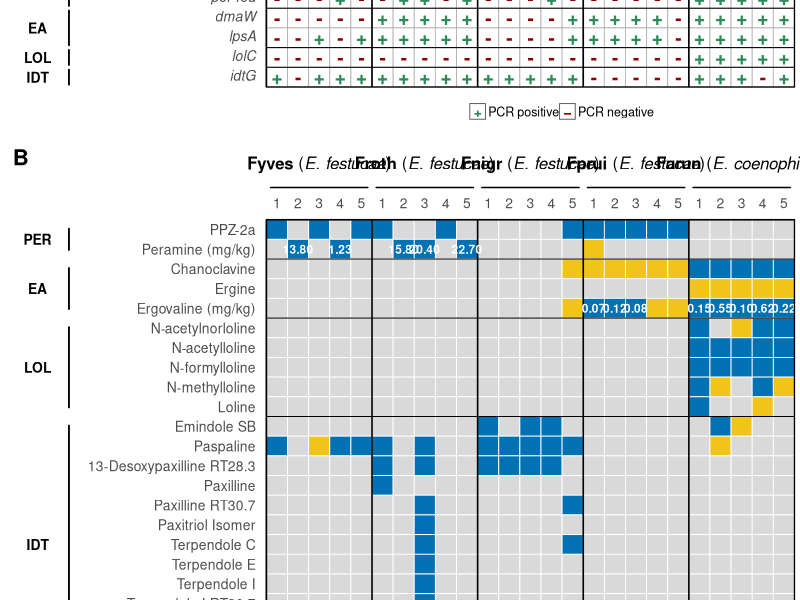

The R source for this figure:
## ---- chunk 1
knitr::opts_chunk$set(echo = TRUE)
knitr::opts_chunk$set(warning = FALSE)
## ---- chunk 2

# Function to silently load packages without warnings or messages
load_packages <- function(pkgs) {
  invisible(lapply(pkgs, function(pkg) {
      suppressWarnings(suppressMessages(
          if (!require(pkg, character.only = TRUE, quietly = TRUE)) {
            stop(paste("❌ Package not found:", pkg), call. = FALSE)
          }))
    }))
}

# Vector of required packages
packages_needed <- c("tidyverse", "ggplot2", "grid", "gtable", "gridExtra",
                     "ggtext", "gridtext")

# Call the function to load them
load_packages(packages_needed)

# Print the information of the working session in order to ensure reproducibility
sessionInfo()

## ---- chunk 3

# NOTE: This script is expected to run without modifications if the repository
# is downloaded with its original folder structure from GitHub. If any file or
# directory paths are changed, the corresponding pathways in the script must be
# updated accordingly.

# Create directory within the file system to save the results of the analyses
dir.create("../data/outputs_script_3", recursive = TRUE, 
           showWarnings = FALSE)

## ---- chunk 4

# Load datasets
alkaloid_pcr <- read.table("../data/alkaloids_PCR.csv",
                           sep = ";", header = TRUE, check.names = FALSE)

alkaloid_qual <- read.table("../data/alkaloids_qualitative.csv",
                            sep = ";", header = TRUE, check.names = FALSE)

alkaloid_quant <- read.table("../data/alkaloids_quantitative.csv",
                             sep = ";", header = TRUE, check.names = FALSE)


# Remove accidental leading/trailing spaces from column names
colnames(alkaloid_pcr) <- trimws(colnames(alkaloid_pcr))
colnames(alkaloid_qual) <- trimws(colnames(alkaloid_qual))
colnames(alkaloid_quant) <- trimws(colnames(alkaloid_quant))


# Remove control samples
alkaloid_pcr <- alkaloid_pcr %>%
  dplyr::filter(!grepl("_C$", SampleID))

alkaloid_qual <- alkaloid_qual %>%
  dplyr::filter(!grepl("_C$", SampleID))

alkaloid_quant <- alkaloid_quant %>%
  dplyr::filter(!grepl("_C$", SampleID))


# Define common sample order
stopifnot(identical(alkaloid_pcr$SampleID, alkaloid_qual$SampleID),
          identical(alkaloid_pcr$SampleID, alkaloid_quant$SampleID))
common_sample_order <- alkaloid_qual$SampleID


# Display only sample numbers (1–5)
sample_number_labels <- sub("^.*_", "", common_sample_order)
names(sample_number_labels) <- common_sample_order


# Define host/endophyte groups
host_groups <- data.frame(Group = c("**Fyves** (*E. festucae*)",
                                    "**Froth** (*E. festucae*)",
                                    "**Fnigr** (*E. festucae*)",
                                    "**Fprui** (*E. festucae*)",
                                    "**Farun** (*E. coenophiala*)"),
                          Start = c(1, 6, 11, 16, 21),
                          End = c(5, 10, 15, 20, 25))

host_vertical_lines <- c(5.5, 10.5, 15.5, 20.5)

## ---- chunk 5

# Prepare PCR data
gene_order <- c("Per", "PerRed", "DmaW", "lpsA", "lolC", "idtG")

alkaloid_pcr_lng <- alkaloid_pcr %>%
  tidyr::pivot_longer(cols = dplyr::all_of(gene_order),
                      names_to = "Gene", values_to = "Value") %>%
  dplyr::mutate(SampleID = factor(SampleID, levels = common_sample_order),
                Gene = factor(Gene, levels = rev(gene_order)),
                Value = factor(Value, levels = c("-", "+")))


# Define PCR labels
gene_labels <- c("Per" = "*ppzA*", "PerRed" = "*per red*", "DmaW" = "*dmaW*",
                 "lpsA" = "*lpsA*", "lolC" = "*lolC*", "idtG" = "*idtG*")


# Define PCR pathway groups
pcr_pathway_groups <- data.frame(Group = c("PER", "EA", "LOL", "IDT"),
                                 Start = c(1, 3, 5, 6),
                                 End = c(2, 4, 5, 6))
n_pcr_rows <- length(gene_order)
pcr_horizontal_lines <- n_pcr_rows - head(pcr_pathway_groups$End, -1) + 0.5


# Construct panel A
heatmap_pcr <- ggplot(alkaloid_pcr_lng, aes(x = SampleID, y = Gene)) +
  geom_tile(fill = "white", colour = "grey70", linewidth = 0.30) +
  geom_vline(xintercept = host_vertical_lines, colour = "black", linewidth = 0.55) +
  geom_hline(yintercept = pcr_horizontal_lines, colour = "black", linewidth = 0.35) +
  geom_text(aes(label = Value, colour = Value), size = 4.8, fontface = "bold") +
  scale_colour_manual(values = c("+" = "#2E8B57", "-" = "#8B0000"), drop = FALSE) +
  scale_x_discrete(position = "top", limits = common_sample_order,
                   labels = sample_number_labels, drop = FALSE,
                   expand = expansion(add = 0)) +
  scale_y_discrete(limits = rev(gene_order), labels = gene_labels,
                   drop = FALSE, expand = expansion(add = 0)) +
  labs(x = NULL, y = NULL, tag = "A") +
  coord_cartesian(clip = "off", expand = FALSE) +
  theme_classic() +
  theme(axis.title = element_blank(),
        axis.text.x.top = element_text(size = 9, angle = 0, hjust = 0.5,
                                       vjust = 0.5, margin = margin(b = 4)),
        axis.text.y = ggtext::element_markdown(size = 10, margin = margin(r = 5)),
        axis.ticks = element_blank(),
        legend.position = "none",
        panel.border = element_rect(colour = "black", fill = NA, linewidth = 0.45),
        plot.tag = element_text(face = "bold", size = 16),
        plot.tag.position = c(0, 0.96),
        plot.margin = margin(t = 10, r = 4, b = 2, l = 15))

## ---- chunk 6

# Define compound order
# Explicitly exclude all metadata columns
meta_cols_qual <- c("Hostsp", "IndividualID", "SampleID", "E")

compound_order <- setdiff(colnames(alkaloid_qual), meta_cols_qual)

# Safety check: IndividualID must never enter the heatmap
stopifnot(!"IndividualID" %in% compound_order)


# Reshape qualitative data
alkaloid_qual_lng <- alkaloid_qual %>%
  tidyr::pivot_longer(cols = dplyr::all_of(compound_order),
                      names_to = "Compound", values_to = "Value") %>%
  dplyr::mutate(SampleID = factor(SampleID, levels = common_sample_order),
                Compound = factor(Compound, levels = rev(compound_order)),
                Value = factor(Value, levels = c("NO", "TRACES", "YES")))


# Prepare quantitative data
alkaloid_quant <- alkaloid_quant %>%
  dplyr::mutate(Peramine = as.numeric(sub(",", ".", `Peramine_[mg/kg]`, 
                                          fixed = TRUE)),
                Ergovaline = as.numeric(sub(",", ".", `Ergovaline_[mg/kg]`, 
                                            fixed = TRUE)))

alkaloid_quant_lng <- alkaloid_quant %>%
  dplyr::select(SampleID, Peramine, Ergovaline) %>%
  tidyr::pivot_longer(cols = c(Peramine, Ergovaline),
                      names_to = "Compound", values_to = "Concentration")


# Add quantitative values
alkaloid_qual_lng <- alkaloid_qual_lng %>%
  dplyr::left_join(alkaloid_quant_lng, by = c("SampleID", "Compound")) %>%
  dplyr::mutate(concentration_label = dplyr::case_when(
    is.na(Concentration) ~ "",
    Concentration == 0 ~ "",
    TRUE ~ sprintf("%.2f", Concentration)))


# Define compound labels
compound_labels <- c(
  "PPZ-2a" = "PPZ-2a",
  "Peramine" = "Peramine (mg/kg)",
  "Chanoclavine" = "Chanoclavine",
  "Ergine" = "Ergine",
  "Ergovaline" = "Ergovaline (mg/kg)",
  "N-acetylnorloline" = "N-acetylnorloline",
  "N-acetylloline" = "N-acetylloline",
  "N-formylloline" = "N-formylloline",
  "N-methylloline" = "N-methylloline",
  "Loline" = "Loline",
  "Emindole_SB" = "Emindole SB",
  "Paspaline" = "Paspaline",
  "13-Desoxypaxilline_RT28.3" = "13-Desoxypaxilline RT28.3",
  "Paxilline" = "Paxilline",
  "Paxilline_IsomerRT30.7" = "Paxilline RT30.7",
  "Paxitriol_Isomer" = "Paxitriol Isomer",
  "Terpendole_C" = "Terpendole C",
  "Terpendole_E" = "Terpendole E",
  "Terpendole_I" = "Terpendole I",
  "Terpendole_I_Isomer_RT30.7" = "Terpendole I RT30.7",
  "Terpendole_I_Isomer_RT31.2" = "Terpendole I RT31.2",
  "Terpendole_J" = "Terpendole J",
  "Lolitrem_B" = "Lolitrem B")

# Use the original column name if a compound has no custom label
missing_labels <- setdiff(compound_order, names(compound_labels))
compound_labels <- c(compound_labels, stats::setNames(missing_labels, missing_labels))


# Define chemical pathway groups
compound_pathway <- c(
  "PPZ-2a" = "PER",
  "Peramine" = "PER",
  "Chanoclavine" = "EA",
  "Ergine" = "EA",
  "Ergovaline" = "EA",
  "N-acetylnorloline" = "LOL",
  "N-acetylloline" = "LOL",
  "N-formylloline" = "LOL",
  "N-methylloline" = "LOL",
  "Loline" = "LOL",
  "Emindole_SB" = "IDT",
  "Paspaline" = "IDT",
  "13-Desoxypaxilline_RT28.3" = "IDT",
  "Paxilline" = "IDT",
  "Paxilline_IsomerRT30.7" = "IDT",
  "Paxitriol_Isomer" = "IDT",
  "Terpendole_C" = "IDT",
  "Terpendole_E" = "IDT",
  "Terpendole_I" = "IDT",
  "Terpendole_I_Isomer_RT30.7" = "IDT",
  "Terpendole_I_Isomer_RT31.2" = "IDT",
  "Terpendole_J" = "IDT",
  "Lolitrem_B" = "IDT")

qual_pathway_groups <- tibble::tibble(
  Compound = compound_order,
  Group = unname(compound_pathway[compound_order])) %>%
  dplyr::filter(!is.na(Group)) %>%
  dplyr::group_by(Group) %>%
  dplyr::summarise(Start = min(match(Compound, compound_order)),
                   End = max(match(Compound, compound_order)),
                   .groups = "drop") %>%
  dplyr::mutate(Group = factor(Group, levels = c("PER", "EA", "LOL", "IDT"))) %>%
  dplyr::arrange(Group) %>%
  dplyr::mutate(Group = as.character(Group))

n_qual_rows <- length(compound_order)

qual_horizontal_lines <- n_qual_rows -
  head(qual_pathway_groups$End, -1) + 0.5


# Define colours
cols_heatmap <- c("NO" = "#D9D9D9", "TRACES" = "#F0C419", "YES" = "#0072B4")


# Construct panel B
heatmap_qual <- ggplot(alkaloid_qual_lng,
                       aes(x = SampleID, y = Compound, fill = Value)) +
  geom_tile(colour = "white", linewidth = 0.30) +
  geom_vline(xintercept = host_vertical_lines, colour = "black", linewidth = 0.55) +
  geom_hline(yintercept = qual_horizontal_lines, colour = "black", linewidth = 0.35) +
  geom_text(aes(label = concentration_label), colour = "white",
            size = 3.0, fontface = "bold", na.rm = TRUE) +
  scale_fill_manual(values = cols_heatmap, breaks = c("NO", "TRACES", "YES"),
                    drop = FALSE, na.value = "white") +
  scale_x_discrete(position = "top", limits = common_sample_order,
                   labels = sample_number_labels, drop = FALSE,
                   expand = expansion(add = 0)) +
  scale_y_discrete(limits = rev(compound_order), labels = compound_labels,
                   drop = FALSE, expand = expansion(add = 0)) +
  labs(x = NULL, y = NULL, tag = "B") +
  coord_cartesian(clip = "off", expand = FALSE) +
  theme_classic() +
  theme(axis.title = element_blank(),
        axis.text.x.top = element_text(size = 10, angle = 0, hjust = 0.5,
                                       vjust = 0.5, margin = margin(b = 4)),
        axis.text.y = element_text(size = 10, hjust = 1, margin = margin(r = 5)),
        axis.ticks = element_blank(),
        legend.position = "none",
        panel.border = element_rect(colour = "black", fill = NA, linewidth = 0.45),
        plot.tag = element_text(face = "bold", size = 16),
        plot.tag.position = c(0, 0.99),
        plot.margin = margin(t = 8, r = 4, b = 2, l = 15))

## ---- chunk 7

# Combine panels
# Convert panels to gtable objects
grob_pcr <- ggplotGrob(heatmap_pcr)
grob_qual <- ggplotGrob(heatmap_qual)

stopifnot(length(grob_pcr$widths) == length(grob_qual$widths))

common_widths <- grid::unit.pmax(grob_pcr$widths, grob_qual$widths)
grob_pcr$widths <- common_widths
grob_qual$widths <- common_widths


# Set cell height
cell_height <- grid::unit(5, "mm")

pcr_panel_row <- unique(grob_pcr$layout$t[grob_pcr$layout$name == "panel"])
qual_panel_row <- unique(grob_qual$layout$t[grob_qual$layout$name == "panel"])

grob_pcr$heights[pcr_panel_row] <- n_pcr_rows * cell_height
grob_qual$heights[qual_panel_row] <- n_qual_rows * cell_height


# Create host group annotations
make_host_grob <- function(host_groups, n_samples, show_labels = TRUE) {

  host_elements <- list()

  for (i in seq_len(nrow(host_groups))) {

    xmin <- (host_groups$Start[i] - 1) / n_samples
    xmax <- host_groups$End[i] / n_samples
    xmid <- mean(c(xmin, xmax))

    # Horizontal group bar
    host_elements[[length(host_elements) + 1]] <-
      grid::segmentsGrob(x0 = grid::unit(xmin + 0.008, "npc"),
                         x1 = grid::unit(xmax - 0.008, "npc"),
                         y0 = grid::unit(0.18, "npc"),
                         y1 = grid::unit(0.18, "npc"),
                         gp = grid::gpar(col = "black", lwd = 1.5))

    # Group name, used only in panel A
    if (show_labels) {
      host_elements[[length(host_elements) + 1]] <-
        gridtext::richtext_grob(text = host_groups$Group[i],
                                x = grid::unit(xmid, "npc"),
                                y = grid::unit(0.70, "npc"),
                                hjust = 0.5, vjust = 0.5,
                                gp = grid::gpar(fontsize = 12),
                                box_gp = grid::gpar(col = NA))
    }
  }

  grid::grobTree(children = do.call(grid::gList, host_elements))
}


# Panel A: bars and species names
host_grob_A <- make_host_grob(host_groups = host_groups,
                              n_samples = length(common_sample_order),
                              show_labels = TRUE)

# Panel B: bars only
host_grob_B <- make_host_grob(host_groups = host_groups,
                              n_samples = length(common_sample_order),
                              show_labels = FALSE)


# Create pathway annotations
make_pathway_grob <- function(pathway_groups, n_rows) {

  pathway_elements <- list()

  for (i in seq_len(nrow(pathway_groups))) {

    ytop <- 1 - ((pathway_groups$Start[i] - 1) / n_rows)
    ybottom <- 1 - (pathway_groups$End[i] / n_rows)
    ymid <- mean(c(ytop, ybottom))

    pathway_elements[[length(pathway_elements) + 1]] <-
      grid::textGrob(label = pathway_groups$Group[i],
                     x = grid::unit(0.25, "npc"),
                     y = grid::unit(ymid, "npc"),
                     just = "centre",
                     gp = grid::gpar(fontsize = 10, fontface = "bold"))

    pathway_elements[[length(pathway_elements) + 1]] <-
      grid::segmentsGrob(x0 = grid::unit(0.72, "npc"),
                         x1 = grid::unit(0.72, "npc"),
                         y0 = grid::unit(ybottom + 0.02, "npc"),
                         y1 = grid::unit(ytop - 0.02, "npc"),
                         gp = grid::gpar(col = "black", lwd = 1.8))
  }

  grid::grobTree(children = do.call(grid::gList, pathway_elements))
}

pcr_pathway_grob <- make_pathway_grob(pathway_groups = pcr_pathway_groups,
                                      n_rows = n_pcr_rows)

qual_pathway_grob <- make_pathway_grob(pathway_groups = qual_pathway_groups,
                                       n_rows = n_qual_rows)


# Create PCR legend
pcr_legend_grob <- grid::grobTree(
  grid::rectGrob(x = unit(0.40, "npc"), y = unit(0.50, "npc"),
                 width = unit(4, "mm"), height = unit(4, "mm"),
                 gp = gpar(fill = "white", col = "grey40")),

  grid::textGrob("+", x = unit(0.40, "npc"), y = unit(0.50, "npc"),
                 gp = gpar(col = "#2E8B57", fontsize = 10, fontface = "bold")),

  grid::textGrob("PCR positive", x = unit(0.42, "npc"), y = unit(0.50, "npc"),
                 just = "left", gp = gpar(fontsize = 9)),

  grid::rectGrob(x = unit(0.57, "npc"), y = unit(0.50, "npc"),
                 width = unit(4, "mm"), height = unit(4, "mm"),
                 gp = gpar(fill = "white", col = "grey40")),

  grid::textGrob("−", x = unit(0.57, "npc"), y = unit(0.50, "npc"),
                 gp = gpar(col = "#8B0000", fontsize = 10, fontface = "bold")),

  grid::textGrob("PCR negative", x = unit(0.59, "npc"), y = unit(0.50, "npc"),
                 just = "left", gp = gpar(fontsize = 9)))


# Create chemical legend
qual_legend_grob <- grid::grobTree(
  grid::rectGrob(x = unit(0.38, "npc"), y = unit(0.50, "npc"),
                 width = unit(4, "mm"), height = unit(4, "mm"),
                 gp = gpar(fill = "#0072B4", col = "black")),

  grid::textGrob("Presence", x = unit(0.40, "npc"), y = unit(0.50, "npc"),
                 just = "left", gp = gpar(fontsize = 9)),

  grid::rectGrob(x = unit(0.52, "npc"), y = unit(0.50, "npc"),
                 width = unit(4, "mm"), height = unit(4, "mm"),
                 gp = gpar(fill = "#F0C419", col = "black")),

  grid::textGrob("Traces", x = unit(0.54, "npc"), y = unit(0.50, "npc"),
                 just = "left", gp = gpar(fontsize = 9)),

  grid::rectGrob(x = unit(0.64, "npc"), y = unit(0.50, "npc"),
                 width = unit(4, "mm"), height = unit(4, "mm"),
                 gp = gpar(fill = "#D9D9D9", col = "black")),

  grid::textGrob("Absence", x = unit(0.66, "npc"), y = unit(0.50, "npc"),
                 just = "left", gp = gpar(fontsize = 9)))


# Add annotations to each panel
decorate_heatmap_gtable <- function(plot_grob, pathway_annotation,
                                    legend_annotation, host_annotation = NULL,
                                    pathway_width = unit(17, "mm"),
                                    host_height = unit(11, "mm"),
                                    legend_gap = unit(2, "mm"),
                                    legend_height = unit(7, "mm")) {

  # Add pathway annotation to the left
  axis_l_col <- min(plot_grob$layout$l[grepl("^axis-l", plot_grob$layout$name)])
  
  plot_grob <- gtable::gtable_add_cols(plot_grob, widths = pathway_width,
                                       pos = axis_l_col - 1)
  pathway_col <- axis_l_col
  
  panel_row <- unique(plot_grob$layout$t[plot_grob$layout$name == "panel"])
  
  plot_grob <- gtable::gtable_add_grob(plot_grob, grobs = pathway_annotation,
                                       t = panel_row, l = pathway_col, clip = "off")

  # Add group bars above sample numbers
  if (!is.null(host_annotation)) {

    axis_t_row <- min(plot_grob$layout$t[grepl("^axis-t", plot_grob$layout$name)])
    
    plot_grob <- gtable::gtable_add_rows(plot_grob, heights = host_height,
                                         pos = axis_t_row - 1)

    panel_col <- unique(plot_grob$layout$l[plot_grob$layout$name == "panel"])

    plot_grob <- gtable::gtable_add_grob(plot_grob, grobs = host_annotation,
                                         t = axis_t_row, l = panel_col,
                                         clip = "off")
  }

  # Add legend below the panel
  plot_grob <- gtable::gtable_add_rows(plot_grob, heights = legend_gap,
                                       pos = nrow(plot_grob))

  plot_grob <- gtable::gtable_add_rows(plot_grob, heights = legend_height,
                                       pos = nrow(plot_grob))

  panel_col <- unique(plot_grob$layout$l[plot_grob$layout$name == "panel"])

  plot_grob <- gtable::gtable_add_grob(plot_grob, grobs = legend_annotation,
                                       t = nrow(plot_grob), l = panel_col,
                                       clip = "off")
  plot_grob
}


# Decorate both panels
grob_pcr <- decorate_heatmap_gtable(plot_grob = grob_pcr,
                                    pathway_annotation = pcr_pathway_grob,
                                    legend_annotation = pcr_legend_grob,
                                    host_annotation = host_grob_A)

grob_qual <- decorate_heatmap_gtable(plot_grob = grob_qual,
                                     pathway_annotation = qual_pathway_grob,
                                     legend_annotation = qual_legend_grob,
                                     host_annotation = host_grob_A)


# Match final panel widths
common_decorated_widths <- grid::unit.pmax(grob_pcr$widths, grob_qual$widths)

grob_pcr$widths <- common_decorated_widths
grob_qual$widths <- common_decorated_widths


# Combine panels A and B
panel_gap <- grid::unit(4, "mm")

pcr_total_height <- sum(grob_pcr$heights)
qual_total_height <- sum(grob_qual$heights)

alkaloid_heatmap_combined <- gridExtra::arrangeGrob(
  grob_pcr,
  grid::nullGrob(),
  grob_qual,
  ncol = 1,
  heights = grid::unit.c(pcr_total_height, panel_gap, qual_total_height))

grid::grid.newpage()
grid::grid.draw(alkaloid_heatmap_combined)


# Export final figure
out_dir_heat <- "../data/outputs_script_3/"

ggsave(filename = file.path(out_dir_heat, "Alkaloids_figure.pdf"),
       plot = alkaloid_heatmap_combined, device = grDevices::pdf,
       width = 31, height = 22, units = "cm", bg = "white")

ggsave(filename = file.path(out_dir_heat, "Alkaloids_figure.svg"),
       plot = alkaloid_heatmap_combined, device = "svg",
       width = 31, height = 20.6, units = "cm", bg = "white")

## ---- chunk 8

# Notify script completion and provide the output file location
message("\n Script completed successfully.\n")
